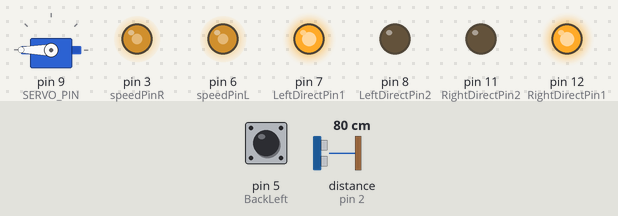
Bench run of a sketch on a simulated Arduino Uno, built with avr-gcc and run on an emulated ATmega328P. Shown: servo, output pins drawn as LEDs (lit = HIGH). Wiring (inferred from the names in the program): ultrasonic range finder: trigger pin 10; echo pin 2. The test bench sets the inputs (shaded band); at power-on: distance to the obstacle (sensor on pin 2) 80 cm, pin 5 (BackLeft) LOW. The echo pulse lasts 58.3 µs per cm; pins used as bus, display or sensor lines are not drawn. At 3.2 s the program stops and its outputs stay as they are.

Above: at 1.3 s.
1.4 s: distance to the obstacle (sensor on pin 2) set to 2 cm
At 2.41 s:
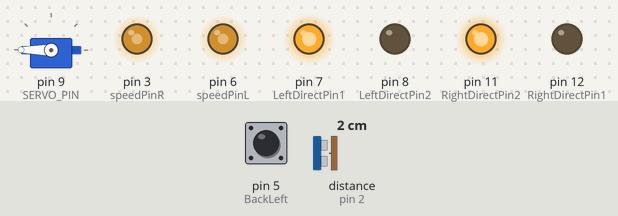
At 4.0 s:
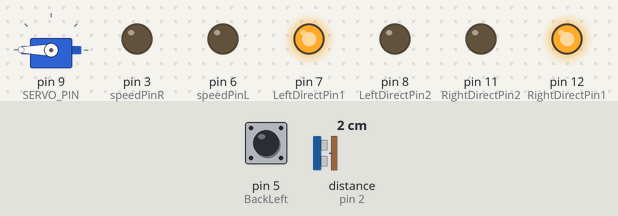
Timing chart, 0 to 4.7 s (numbered marks = the images above; inputs shaded):
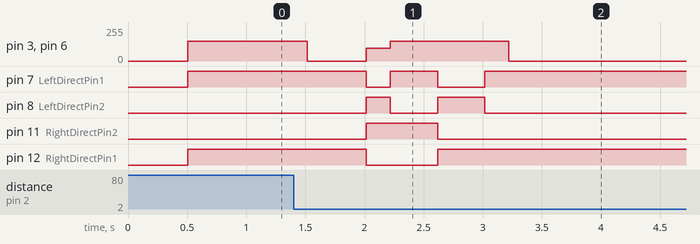

The sketch:

4.ino
```cpp
#include <Servo.h>

Servo myservo;
int rightDistance = 0;
int leftDistance = 0;
int middleDistance = 0;
int backDistance = 0;
int flag = 0;
unsigned long space = 0;
unsigned long start_time = 0;

#define speedPinR 3
#define RightDirectPin1 12
#define RightDirectPin2 11
#define speedPinL 6
#define LeftDirectPin1 7
#define LeftDirectPin2 8
#define SERVO_PIN 9
#define Echo 2
#define BackRight 0
#define Trig 10
#define BackLeft 5

void forward(){
  analogWrite(speedPinR, 150);
  analogWrite(speedPinL, 150);
  digitalWrite(LeftDirectPin1, HIGH);
  digitalWrite(LeftDirectPin2, LOW);
  digitalWrite(RightDirectPin2, LOW);
  digitalWrite(RightDirectPin1, HIGH);
}

void back() {
  analogWrite(speedPinR, 95);
  analogWrite(speedPinL, 95);
  digitalWrite(LeftDirectPin1, LOW);
  digitalWrite(LeftDirectPin2, HIGH);
  digitalWrite(RightDirectPin2, HIGH);
  digitalWrite(RightDirectPin1, LOW);
}

void left() {
  analogWrite(speedPinR, 150);
  analogWrite(speedPinL, 150);
  digitalWrite(LeftDirectPin1, LOW);
  digitalWrite(LeftDirectPin2, HIGH);
  digitalWrite(RightDirectPin2, LOW);
  digitalWrite(RightDirectPin1, HIGH);
}

void right() {
  analogWrite(speedPinR, 150);
  analogWrite(speedPinL, 150);
  digitalWrite(LeftDirectPin1, HIGH);
  digitalWrite(LeftDirectPin2, LOW);
  digitalWrite(RightDirectPin2, HIGH);
  digitalWrite(RightDirectPin1, LOW);
}

void stop() {
  digitalWrite(speedPinR, LOW);
  digitalWrite(speedPinL, LOW);
}

int getDistance() {
    digitalWrite(Trig, LOW);
    delayMicroseconds(2);
    digitalWrite(Trig, HIGH);
    delayMicroseconds(10);
    digitalWrite(Trig, LOW);
    return (int)pulseIn(Echo, HIGH) / 58;
}

void setup() {
  myservo.attach(SERVO_PIN);
  Serial.begin(9600);

  pinMode(BackLeft, INPUT);
  pinMode(BackRight, INPUT);
  pinMode(Echo, INPUT);
  pinMode(Trig, OUTPUT);
  pinMode(LeftDirectPin1, OUTPUT);
  pinMode(LeftDirectPin2, OUTPUT);
  pinMode(RightDirectPin1, OUTPUT);
  pinMode(RightDirectPin2, OUTPUT);
  pinMode(speedPinR, OUTPUT);
  pinMode(speedPinL, OUTPUT);

  stop();
}

void loop() {
  myservo.write(180); // servo angle
  delay(500);
  middleDistance=getDistance();
  //backDistance=getBackDistance(); // mudar isto!!!!!!!!!!!!!!!!!!!!!!!!!!!!!!!!!!

  while(flag==0 && middleDistance < 20){ // looking for parking spot
    forward();
    middleDistance=getDistance();
  }

  while(flag==0 && middleDistance >= 20){ // looking for a spot
    start_time=millis();
    flag=1;
    forward();
    middleDistance=getDistance();
  }

  while(flag==1 && middleDistance < 20){ // found a spot
    unsigned long cur_time=millis();
    space=(cur_time - start_time);
    stop();
    delay(500);

    if(1000<space && space<1300){ // start parking
      flag=2;
      back();
      delay((int)space * 0.2);
    }
  }

  while(flag==2){ // adjusting (turning right)
    right();
    delay(400);
    flag=3;
  }

  while(flag==3){ // adjusting (going back)
    //delay(1200);
    rightDistance = digitalRead(BackRight);
    leftDistance = digitalRead(BackLeft);
    while (rightDistance == 1 && leftDistance == 1 ) {
      back();
      rightDistance = digitalRead(BackRight);
      leftDistance = digitalRead(BackLeft);
    }
    stop();
    left();
    delay(400);
    stop();
    //delay(1000);
    flag=4;
  }

  while(flag==4){ // finish parking mode
    forward();
    delay(200);
    stop();
    flag=5;
  }

  while (flag==5) {}
}
```

Measured:
- after the input at 1.4 s, pin 3 (speedPinR), pin 6 (speedPinL): 150/255 → 0/255 after 0.12 s, → 95/255 0.50 s later, → 150/255 0.20 s later, → 0/255 1.0 s later
